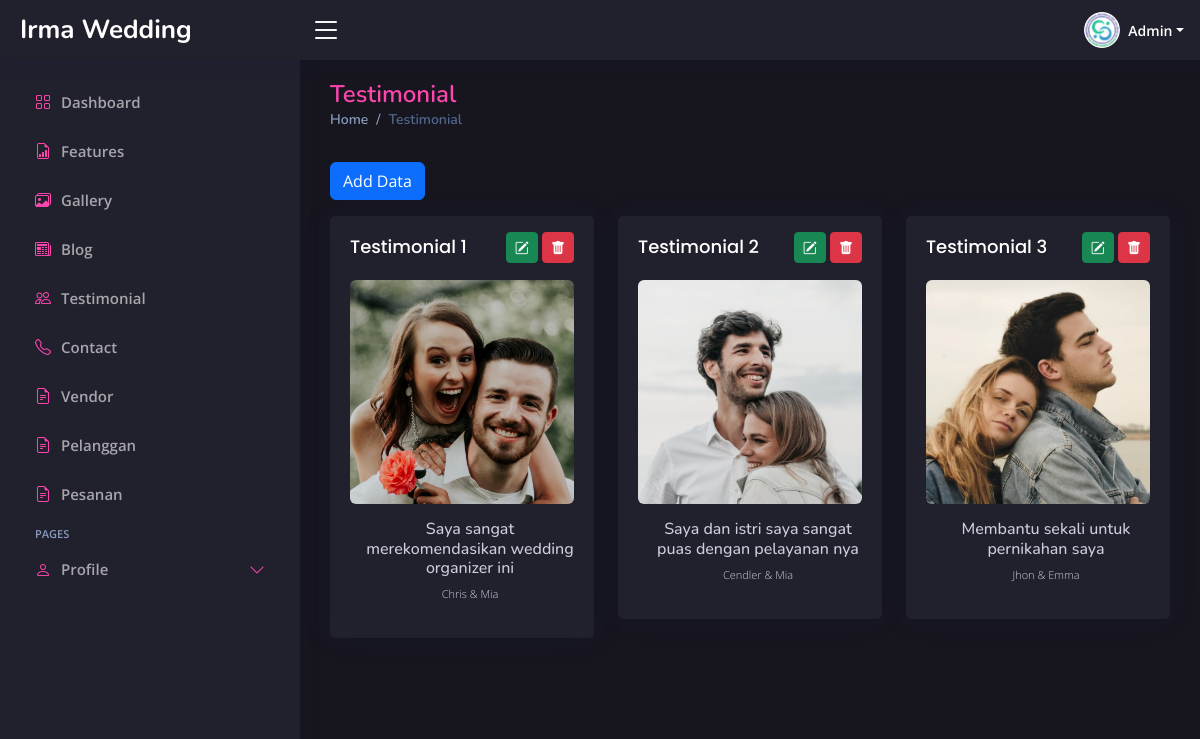
Screenshot of /admin/index.php?page=testi (signed in) with the database file from the repository.
### tables this page shows
CREATE TABLE `testimonial` (
  `id` int(11) NOT NULL,
  `testi_text` text NOT NULL,
  `testi_client` varchar(255) NOT NULL,
  `testi_image` varchar(255) NOT NULL
);

### superadmin/page/testimonial.php (the view, shortened to what this page needs)
<div class="pagetitle">
    <h1>Testimonial</h1>
    <nav>
        <ol class="breadcrumb">
            <li class="breadcrumb-item"><a href="index.php?page=dashboard">Home</a></li>
            <li class="breadcrumb-item active">Testimonial</li>
        </ol>
    </nav>
</div>
<section class="section dashboard">
    <a href="index.php?page=add-testi" class="btn btn-primary my-3">Add Data</a>
    <div class="row" data-masonry='{"percentPosition": true }'>
        <?php
        $query = "SELECT * FROM testimonial ORDER BY id ASC";
        $result = mysqli_query($koneksi, $query);
        $no = 1;
        while ($row = mysqli_fetch_assoc($result)) {
        ?>
            <div class="col-md-4">
                <div class="card testimonial-card">
                    <div class="card-body">
                        <div class="d-flex justify-content-between">
                            <div class="name">
                                <h5 class="card-title">Testimonial <?php echo $no ?></h5>
                            </div>
                            <div class="opsi py-3">
                                <a href="index.php?page=edit-testi&id=<?php echo $row['id']; ?>" class="btn btn-success btn-sm"><i class="bi bi-pencil-square"></i></a>
                                <a href="../action.php?act=delete-testi&id=<?php echo $row['id']; ?>" class="btn btn-danger btn-sm" onclick="return confirm('Anda yakin akan menghapus data ini?')"><i class="bi bi-trash-fill"></i></a>
                            </div>
                        </div>
                        <div class="text-center">
                            <div class="testimonial-image">
                                <img src="../assets/img/testimonial/<?php echo $row['testi_image']; ?>" alt="" class="img-fluid rounded mb-3">
                            </div>
                            <div class="ps-3">
                                <h6><?php echo $row['testi_text']; ?></h6>
                                <p class="fw-light" style="font-size: 11px;"><?php echo $row['testi_client']; ?></p>
                            </div>
                        </div>
                    </div>
                </div>
            </div>
        <?php
            $no++;
        }
        ?>
    </div>
</section>

### admin/assets/css/style.css (style rules this page uses)
:root { scroll-behavior: smooth; --main-color: rgba(254, 70, 174, 1); --main-color-hover: rgba(250, 89, 180, 1); --second-color: rgba(33, 32, 45, 1); --main-font-color: rgba(255, 255, 255, 1); --second-font-color: rgba(255, 255, 255, 0.6); }
section { visibility: hidden; opacity: 0; transition: visibility 0s, opacity 0.5s ease-in-out; }
body { font-family: "Open Sans", sans-serif; background: rgba(23, 22, 31, 1); color: var(--main-font-color); color: rgb(206, 205, 219); }
a { color: var(--main-color); text-decoration: none; }
h1, h2, h3, h4, h5, h6 { font-family: "Nunito", sans-serif; }
.pagetitle { margin-bottom: 10px; }
.pagetitle h1 { font-size: 24px; margin-bottom: 0; font-weight: 600; color: var(--main-color); }
.card { margin-bottom: 30px; border: none; border-radius: 5px; box-shadow: 0px 0 30px rgba(1, 41, 112, 0.1); background-color: var(--second-color); }
.card-title { padding: 20px 0 15px 0; font-size: 18px; font-weight: 500; color: var(--main-font-color); font-family: "Poppins", sans-serif; }
.card-body { padding: 0 20px 20px 20px; }
.breadcrumb { font-size: 14px; font-family: "Nunito", sans-serif; color: #899bbd; font-weight: 600; }
.breadcrumb a { color: #899bbd; transition: 0.3s; }
.breadcrumb .breadcrumb-item::before { color: #899bbd; }
.breadcrumb .active { color: #51678f; font-weight: 600; }

### rows the page displays
testimonial: testi_image (picture), testi_text "Saya sangat merekomendasikan wedding organizer ini", testi_client "Chris & Mia"
testimonial: testi_image (picture), testi_text "Saya dan istri saya sangat puas dengan pelayanan nya", testi_client "Cendler & Mia"
testimonial: testi_image (picture), testi_text "Membantu sekali untuk pernikahan saya", testi_client "Jhon & Emma"

### other values shown
$role "Admin"
$menu['text'] "Features"
$menu['text'] "Gallery"
$menu['text'] "Blog"
$menu['text'] "Testimonial"
$menu['text'] "Contact"
$menu['text'] "Vendor"
$menu['text'] "Pelanggan"
$menu['text'] "Pesanan"
